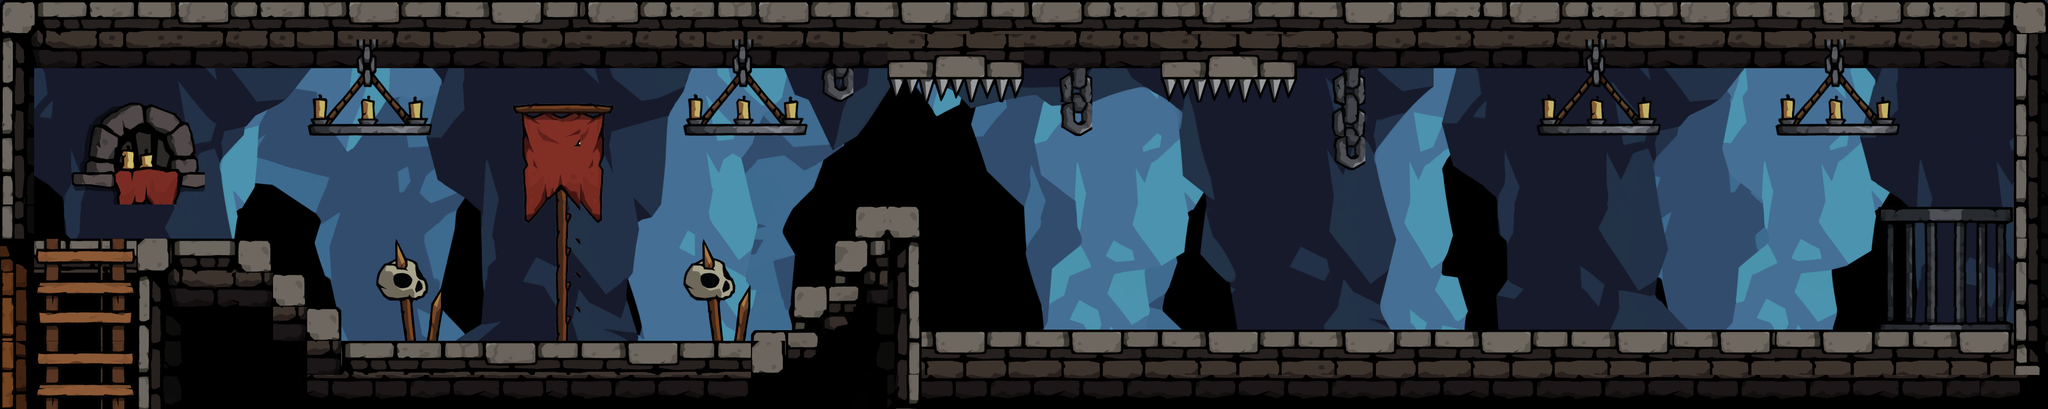

This game map was drawn from its Tiled (.tmx) file and the tilesets committed beside it. A one-line description and the trimmed map source follow:
An orthogonal 60x12 tile map with 64x64 px tiles, 6 tile layers (Background2, Background3, Background1, Camada de Blocos 5, ...), 17 tilesets and 13 objects.

<map version="1.10" tiledversion="1.10.1" orientation="orthogonal" renderorder="right-down" width="60" height="12" tilewidth="64" tileheight="64" infinite="0" nextlayerid="21" nextobjectid="26">
 <editorsettings>
  <export target="castle.lua" format="lua" />
 </editorsettings>
 <tileset firstgid="1" name="Chao" tilewidth="64" tileheight="64" tilecount="2048" columns="64">
  <image source="../Insumos/Tileset/tileset_4.png" width="4096" height="2048" />
 </tileset>
 <tileset firstgid="2049" name="Chao" tilewidth="64" tileheight="64" tilecount="2048" columns="64">
  <image source="../Insumos/Tileset/tileset_3.png" width="4096" height="2048" />
 </tileset>
 <tileset firstgid="4097" name="candle_5" tilewidth="64" tileheight="64" tilecount="12" columns="4">
  <image source="../Insumos/Objeto/candle_5.png" width="266" height="231" />
 </tileset>
 <tileset firstgid="4109" name="dungeon_door_opened" tilewidth="64" tileheight="64" tilecount="12" columns="4">
  <image source="../Insumos/Objeto/dungeon_door_opened.png" trans="ff00ff" width="273" height="238" />
 </tileset>
 <tileset firstgid="4121" name="ladder_tile_1" tilewidth="64" tileheight="64" tilecount="6" columns="2">
  <image source="../Insumos/Objeto/ladder_tile_1.png" width="170" height="241" />
 </tileset>
 <tileset firstgid="4127" name="banner_3" tilewidth="64" tileheight="64" tilecount="8" columns="2">
  <image source="../Insumos/Objeto/banner_3.png" width="179" height="302" />
 </tileset>
 <tileset firstgid="4135" name="dead_skeleton_3" tilewidth="64" tileheight="64" tilecount="6" columns="2">
  <image source="../Insumos/Objeto/dead_skeleton_3.png" width="128" height="197" />
 </tileset>
 <tileset firstgid="4141" name="chain" tilewidth="64" tileheight="64" tilecount="3" columns="1">
  <image source="../Insumos/Objeto/chain.png" width="72" height="236" />
 </tileset>
 <tileset firstgid="4144" name="dungeon_column" tilewidth="64" tileheight="64" tilecount="4" columns="1">
  <image source="../Insumos/Objeto/dungeon_column.png" width="118" height="258" />
 </tileset>
 <tileset firstgid="4148" name="chandelier_2" tilewidth="64" tileheight="64" tilecount="2" columns="1">
  <image source="../Insumos/Objeto/chandelier_2.png" width="116" height="141" />
 </tileset>
 <tileset firstgid="4150" name="statue_2" tilewidth="64" tileheight="64" tilecount="6" columns="2">
  <image source="../Insumos/Objeto/statue_2.png" width="159" height="232" />
 </tileset>
 <tileset firstgid="4156" name="cage_1" tilewidth="64" tileheight="64" tilecount="6" columns="3">
  <image source="../Insumos/Objeto/cage_1.png" width="214" height="163" />
 </tileset>
 <tileset firstgid="4162" name="banner_2" tilewidth="64" tileheight="64" tilecount="6" columns="2">
  <image source="../Insumos/Objeto/banner_2.png" width="153" height="239" />
 </tileset>
 <tileset firstgid="4168" name="backgroundCastelo1" tilewidth="64" tileheight="64" tilecount="720" columns="45">
  <image source="../Insumos/Background/Cave_Background/bg_cave_1.png" width="2938" height="1071" />
 </tileset>
 <tileset firstgid="4888" name="backgroundCastelo2" tilewidth="64" tileheight="64" tilecount="720" columns="45">
  <image source="../Insumos/Background/Cave_Background/bg_cave_2.png" width="2938" height="1071" />
 </tileset>
 <tileset firstgid="5608" name="backgroundCastelo3" tilewidth="64" tileheight="64" tilecount="720" columns="45">
  <image source="../Insumos/Background/Cave_Background/bg_cave_3.png" width="2938" height="1071" />
 </tileset>
 <tileset firstgid="6328" name="chandelierTop" tilewidth="235" tileheight="183" tilecount="1" columns="1">
  <image source="../Insumos/Objeto/chandelier_1.png" width="235" height="183" />
 </tileset>
 <layer id="17" name="Background2" width="60" height="12">
  <data>[720 cells, 720 non-empty, 468 distinct tile ids]</data>
 </layer>
 <layer id="18" name="Background3" width="60" height="12">
  <data>[720 cells, 684 non-empty, 540 distinct tile ids]</data>
 </layer>
 <layer id="16" name="Background1" width="60" height="12">
  <data>[720 cells, 720 non-empty, 504 distinct tile ids]</data>
 </layer>
 <layer id="14" name="Camada de Blocos 5" width="60" height="12">
  <data>[720 cells, 108 non-empty, 72 distinct tile ids]</data>
 </layer>
 <layer id="1" name="Camada de Blocos 1" width="60" height="12">
  <data>[720 cells, 358 non-empty, 98 distinct tile ids]</data>
 </layer>
 <layer id="20" name="Escada" width="60" height="12">
  <data>[720 cells, 15 non-empty, 6 distinct tile ids]</data>
 </layer>
 <objectgroup id="15" name="Chao">
  <object id="1" x="62" y="449" width="448" height="70" />
  <object id="4" x="510" y="510" width="64" height="64" />
  <object id="5" x="572" y="576" width="68" height="62" />
  <object id="6" x="638" y="640" width="766" height="70" />
  <object id="9" x="1410.67" y="622.667" width="74" height="62" />
  <object id="10" x="1487.33" y="542" width="70" height="80.6667" />
  <object id="11" x="1562" y="451.333" width="72" height="87.3333" />
  <object id="13" x="1602" y="380.667" width="126" height="72" />
  <object id="14" x="1676" y="450" width="50" height="238" />
  <object id="15" x="1724" y="624" width="2056" height="42" />
  <object id="16" x="3774" y="64" width="66" height="640" />
  <object id="17" x="-2" y="100" width="60" height="438" />
  <object id="23" x="60" y="43" width="3712" height="64" />
 </objectgroup>
</map>
